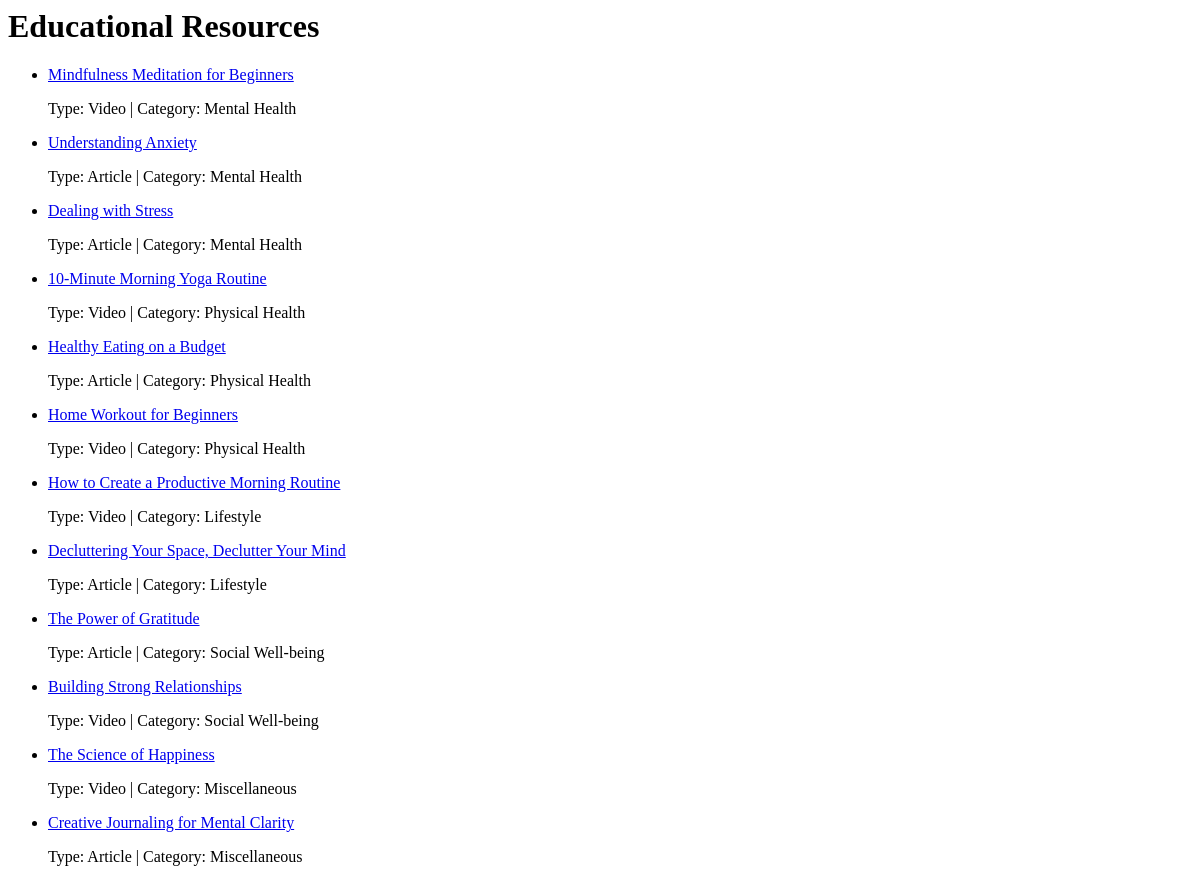
Page /content/ on the earlier database version.
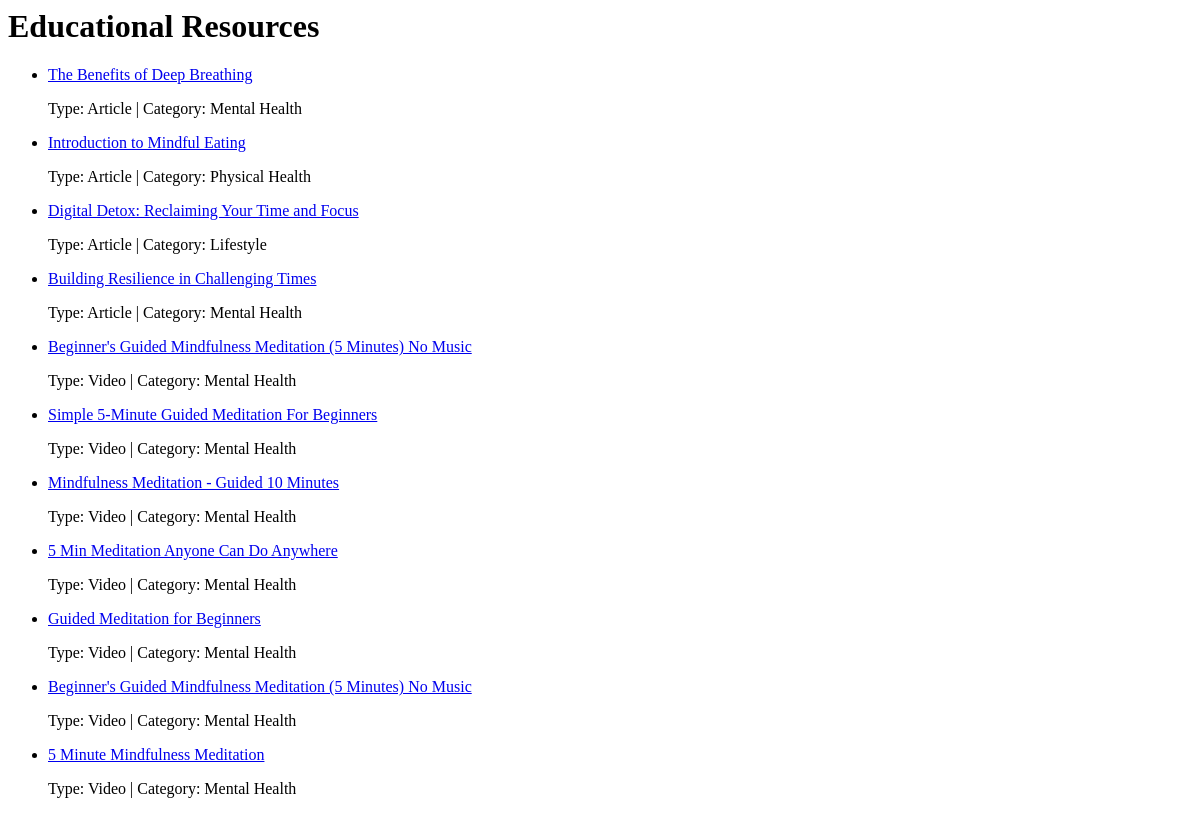
Same page on the later database version.
### content/models.py (models this page shows, shortened)
class EducationalContent(models.Model):
    CONTENT_TYPE_CHOICES = [
        ('Article', 'Article'),
        ('Video', 'Video'),
    ]
    title = models.CharField(max_length=200)
    body = models.TextField()
    content_type = models.CharField(max_length=50, choices=CONTENT_TYPE_CHOICES, default='Article')
    category = models.CharField(max_length=100)
    created_at = models.DateTimeField(auto_now_add=True)
    source_url = models.URLField(blank=True, null=True)
    class Meta:
        app_label = 'content'  # 将 'content' 替换为实际的 app 名称

### content/views.py (the view)
# urls.py: path('', views.list_content, name='list_content'),
def list_content(request):
    contents = EducationalContent.objects.all().order_by('-created_at')
    return render(request, 'content/list_content.html', {'contents': contents})

### users/context_processors.py (called while the page is built)
def notifications_processor(request):
    if request.user.is_authenticated:
        notifications = Notification.objects.filter(user=request.user).order_by('-created_at')
        unread_count = notifications.filter(is_unread=True).count()
        return {
            'notifications': notifications,
            'unread_count': unread_count,
        }
    else:
        return {
            'notifications': [],
            'unread_count': 0,
        }

### content/templates/content/list_content.html
<h1>Educational Resources</h1>
<ul>
    {% for content in contents %}
    <li>
        <a href="{% url 'content_detail' content.id %}">{{ content.title }}</a>
        <p>Type: {{ content.content_type }} | Category: {{ content.category }}</p>
    </li>
    {% endfor %}
</ul>

Differences in the rows shown:
removed EducationalContent: title "Mindfulness Meditation for Beginners", content_type "Video", category "Mental Health"
removed EducationalContent: title "Understanding Anxiety", content_type "Article", category "Mental Health"
removed EducationalContent: title "Dealing with Stress", content_type "Article", category "Mental Health"
removed EducationalContent: title "10-Minute Morning Yoga Routine", content_type "Video", category "Physical Health"
removed EducationalContent: title "Healthy Eating on a Budget", content_type "Article", category "Physical Health"
removed EducationalContent: title "Home Workout for Beginners", content_type "Video", category "Physical Health"
removed EducationalContent: title "How to Create a Productive Morning Routine", content_type "Video", category "Lifestyle"
removed EducationalContent: title "Decluttering Your Space, Declutter Your Mind", content_type "Article", category "Lifestyle"
removed EducationalContent: title "The Power of Gratitude", content_type "Article", category "Social Well-being"
removed EducationalContent: title "Building Strong Relationships", content_type "Video", category "Social Well-being"
removed EducationalContent: title "The Science of Happiness", content_type "Video", category "Miscellaneous"
removed EducationalContent: title "Creative Journaling for Mental Clarity", content_type "Article", category "Miscellaneous"
added EducationalContent: title "The Benefits of Deep Breathing", content_type "Article", category "Mental Health"
added EducationalContent: title "Introduction to Mindful Eating", content_type "Article", category "Physical Health"
added EducationalContent: title "Digital Detox: Reclaiming Your Time and Focus", content_type "Article", category "Lifestyle"
added EducationalContent: title "Building Resilience in Challenging Times", content_type "Article", category "Mental Health"
added EducationalContent: title "Beginner's Guided Mindfulness Meditation (5 Minutes) No Music", content_type "Video", category "Mental Health"
added EducationalContent: title "Simple 5-Minute Guided Meditation For Beginners", content_type "Video", category "Mental Health"
added EducationalContent: title "Mindfulness Meditation - Guided 10 Minutes", content_type "Video", category "Mental Health"
added EducationalContent: title "5 Min Meditation Anyone Can Do Anywhere", content_type "Video", category "Mental Health"
added EducationalContent: title "Guided Meditation for Beginners", content_type "Video", category "Mental Health"
added EducationalContent: title "Beginner's Guided Mindfulness Meditation (5 Minutes) No Music", content_type "Video", category "Mental Health"
added EducationalContent: title "5 Minute Mindfulness Meditation", content_type "Video", category "Mental Health"
